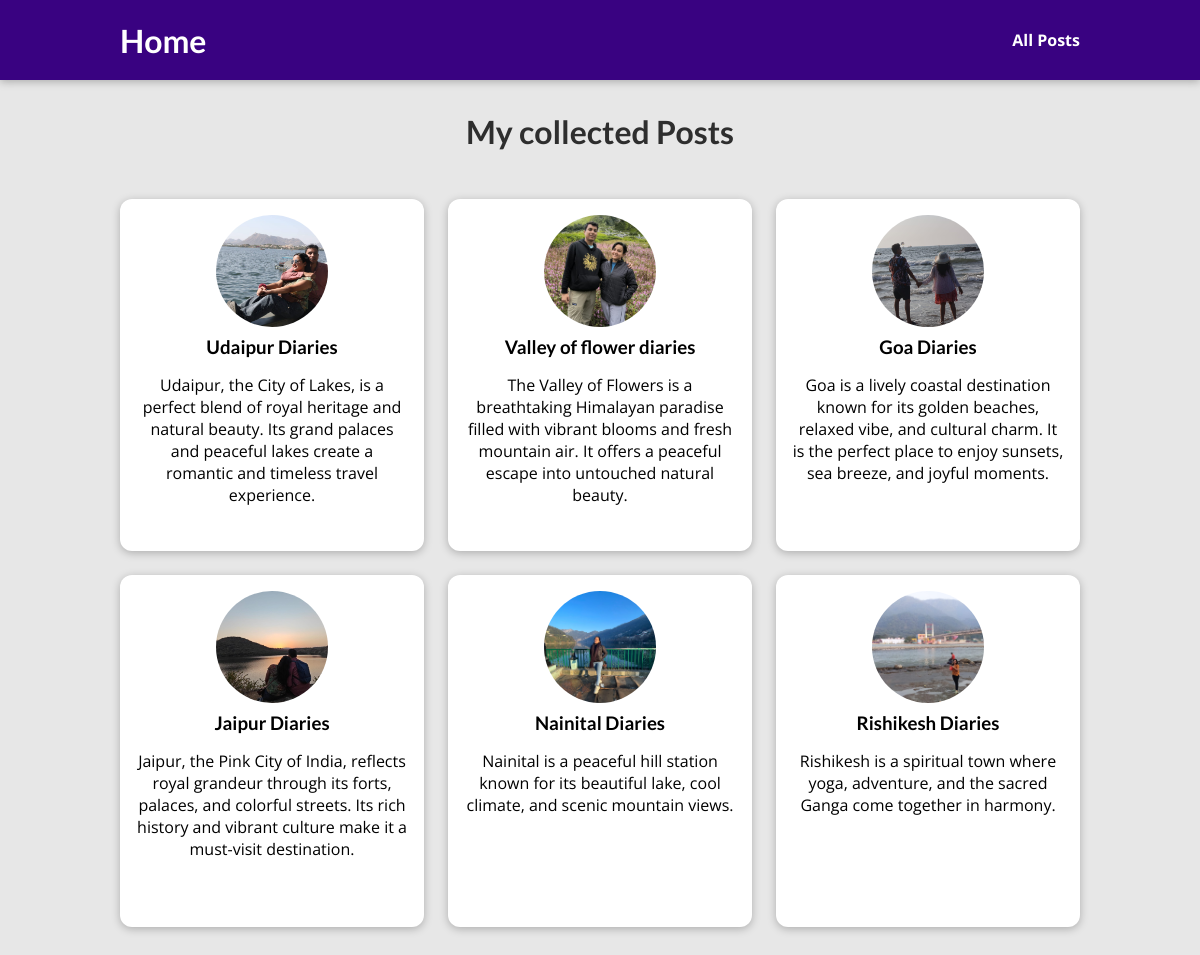
The page /posts on the database its author committed.
### blog/models.py (models this page shows)
class MyPost(models.Model):
    title = models.CharField(max_length=150)
    image = models.CharField(max_length=100)
    excerpt = models.CharField(max_length=200)
    slug = models.SlugField(unique=True, db_index=True)
    date = models.DateField(auto_now=True)
    content = models.TextField(validators=[MinLengthValidator(10)])
    author = models.ForeignKey(
        Author, on_delete=models.SET_NULL, null=True, related_name="posts")
    tags = models.ManyToManyField(Tag)

### blog/views.py (the view)
# urls.py: path("posts", views.posts, name="posts-page"),
def posts(request):
    all_posts = MyPost.objects.all()
    return render(request, "blog/all-post.html", {
        "all_posts": all_posts
    })

### blog/templates/blog/all-post.html (shortened to what this page needs)
{% extends 'base.html' %}
{% load static %}
{% block css_files %}
  <link rel="stylesheet" href="{% static "blog/post.css" %}">
  <link rel="stylesheet" href="{% static "blog/all-post.css" %}">
{% endblock %}
{% block content %}
<section id="all-posts">
    <h2>My collected Posts</h2>
    <ul>
        {% for post in all_posts %}
        {% include 'blog/includes/post.html'%}
        {% endfor %}
</section>
{% endblock %}

### blog/templates/blog/includes/post.html
{% load static %}
<li>
    <artical class="post">
          <a href ="{% url "post-detail-page" post.slug %}">
            <img src="{% static "blog/images/"|add:post.image %}" alt="{{ post.title }}"/>
            <div class="post__content">
              <h3>{{ post.title }}</h3>
              <p>
                {{ post.excerpt }}
              </p>
            </div>
          </a>
        </artical>
      </li>

### static/app.css (style rules this page uses)
* { box-sizing: border-box; }
html { font-family: 'Open Sans', 'Lato', sans-serif; }
body { margin: 0; }
h1, h2, h3 { font-family: 'Lato', sans-serif; font-weight: bold; }

### blog/static/blog/post.css (style rules this page uses)
.post { display: flex; flex-direction: column; align-items: center; text-align: center; }
.post a { text-decoration: none; color: black; transition: all 0.2s ease; padding: 1rem; }
.post img { width: 5rem; height: 5rem; object-fit: cover; border-radius: 50%; }
.post h3 { margin: 0.25rem 0; }

### blog/static/blog/all-post.css (style rules this page uses)
body { background-color: #e7e7e7; }
#all-posts { margin: 7rem auto; width: 90%; max-width: 60rem; }
#all-posts h2 { text-align: center; font-size: 2rem; color: #2e2e2e; margin: 3rem 0; }
ul { list-style: none; margin: 0; padding: 0; display: grid; grid-template-columns: repeat(auto-fill, minmax(17rem, 1fr)); gap: 1.5rem; }
.post img { width: 7rem; height: 7rem; }
.post a { height: 22rem; transform-origin: center; box-shadow: 0 2px 8px rgba(0, 0, 0, 0.25); border-radius: 12px; background-color: white; }

### rows shown on the page
MyPost: image (picture), title "Udaipur Diaries", excerpt "Udaipur, the City of Lakes, is a perfect blend of royal heritage and natural beauty. Its grand palaces and peaceful lakes create a romantic and timeless travel experience."
MyPost: image (picture), title "Valley of flower diaries", excerpt "The Valley of Flowers is a breathtaking Himalayan paradise filled with vibrant blooms and fresh mountain air. It offers a peaceful escape into untouched natural beauty."
MyPost: image (picture), title "Goa Diaries", excerpt "Goa is a lively coastal destination known for its golden beaches, relaxed vibe, and cultural charm. It is the perfect place to enjoy sunsets, sea breeze, and joyful moments."
MyPost: image (picture), title "Jaipur Diaries", excerpt "Jaipur, the Pink City of India, reflects royal grandeur through its forts, palaces, and colorful streets. Its rich history and vibrant culture make it a must-visit destination."
MyPost: image (picture), title "Nainital Diaries", excerpt "Nainital is a peaceful hill station known for its beautiful lake, cool climate, and scenic mountain views."
MyPost: image (picture), title "Rishikesh Diaries", excerpt "Rishikesh is a spiritual town where yoga, adventure, and the sacred Ganga come together in harmony."
